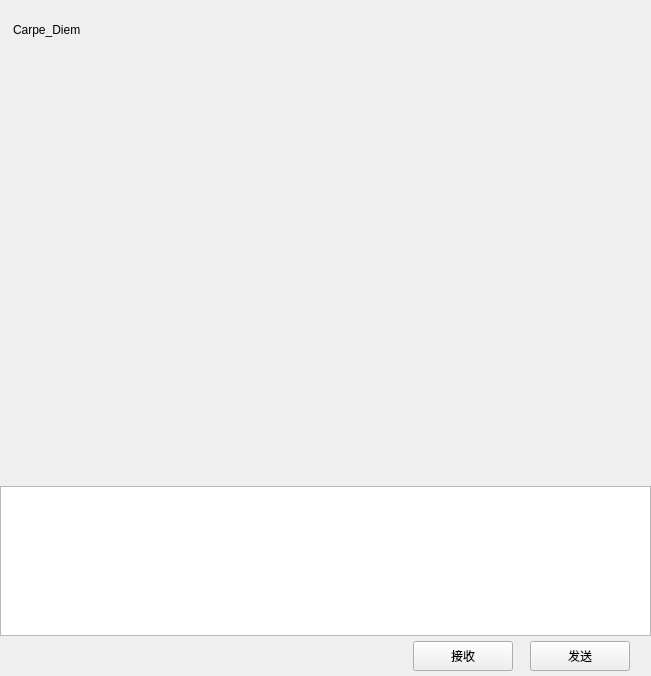
<?xml version="1.0" encoding="UTF-8"?>
<ui version="4.0">
 <class>ChatPage</class>
 <widget class="QWidget" name="ChatPage">
  <property name="geometry">
   <rect>
    <x>0</x>
    <y>0</y>
    <width>651</width>
    <height>676</height>
   </rect>
  </property>
  <property name="windowTitle">
   <string>Form</string>
  </property>
  <layout class="QVBoxLayout" name="verticalLayout">
   <property name="spacing">
    <number>0</number>
   </property>
   <property name="leftMargin">
    <number>0</number>
   </property>
   <property name="topMargin">
    <number>0</number>
   </property>
   <property name="rightMargin">
    <number>0</number>
   </property>
   <property name="bottomMargin">
    <number>0</number>
   </property>
   <item>
    <widget class="QWidget" name="chat_data_wid" native="true">
     <layout class="QVBoxLayout" name="verticalLayout_4">
      <property name="spacing">
       <number>0</number>
      </property>
      <property name="leftMargin">
       <number>0</number>
      </property>
      <property name="topMargin">
       <number>0</number>
      </property>
      <property name="rightMargin">
       <number>0</number>
      </property>
      <property name="bottomMargin">
       <number>0</number>
      </property>
      <item>
       <widget class="QWidget" name="title_wid" native="true">
        <property name="minimumSize">
         <size>
          <width>0</width>
          <height>60</height>
         </size>
        </property>
        <property name="maximumSize">
         <size>
          <width>16777215</width>
          <height>60</height>
         </size>
        </property>
        <layout class="QVBoxLayout" name="verticalLayout_5">
         <property name="spacing">
          <number>7</number>
         </property>
         <property name="leftMargin">
          <number>11</number>
         </property>
         <property name="topMargin">
          <number>2</number>
         </property>
         <property name="rightMargin">
          <number>2</number>
         </property>
         <property name="bottomMargin">
          <number>2</number>
         </property>
         <item>
          <widget class="QWidget" name="widget_2" native="true">
           <layout class="QHBoxLayout" name="horizontalLayout_3">
            <property name="spacing">
             <number>7</number>
            </property>
            <property name="leftMargin">
             <number>2</number>
            </property>
            <property name="topMargin">
             <number>2</number>
            </property>
            <property name="rightMargin">
             <number>2</number>
            </property>
            <property name="bottomMargin">
             <number>2</number>
            </property>
            <item>
             <widget class="QLabel" name="title_lb">
              <property name="text">
               <string>Carpe_Diem</string>
              </property>
             </widget>
            </item>
           </layout>
          </widget>
         </item>
        </layout>
       </widget>
      </item>
      <item>
       <widget class="ChatView" name="chat_data_list" native="true"/>
      </item>
      <item>
       <widget class="QWidget" name="tool_wid" native="true">
        <property name="minimumSize">
         <size>
          <width>0</width>
          <height>40</height>
         </size>
        </property>
        <property name="maximumSize">
         <size>
          <width>16777215</width>
          <height>40</height>
         </size>
        </property>
        <layout class="QHBoxLayout" name="horizontalLayout_4">
         <property name="spacing">
          <number>7</number>
         </property>
         <property name="leftMargin">
          <number>2</number>
         </property>
         <property name="topMargin">
          <number>2</number>
         </property>
         <property name="rightMargin">
          <number>2</number>
         </property>
         <property name="bottomMargin">
          <number>2</number>
         </property>
         <item>
          <spacer name="horizontalSpacer_3">
           <property name="orientation">
            <enum>Qt::Orientation::Horizontal</enum>
           </property>
           <property name="sizeType">
            <enum>QSizePolicy::Policy::Fixed</enum>
           </property>
           <property name="sizeHint" stdset="0">
            <size>
             <width>5</width>
             <height>20</height>
            </size>
           </property>
          </spacer>
         </item>
         <item>
          <widget class="ClickedLabel" name="emo_lb">
           <property name="minimumSize">
            <size>
             <width>25</width>
             <height>25</height>
            </size>
           </property>
           <property name="maximumSize">
            <size>
             <width>25</width>
             <height>25</height>
            </size>
           </property>
           <property name="text">
            <string/>
           </property>
          </widget>
         </item>
         <item>
          <spacer name="horizontalSpacer_2">
           <property name="orientation">
            <enum>Qt::Orientation::Horizontal</enum>
           </property>
           <property name="sizeType">
            <enum>QSizePolicy::Policy::Fixed</enum>
           </property>
           <property name="sizeHint" stdset="0">
            <size>
             <width>5</width>
             <height>20</height>
            </size>
           </property>
          </spacer>
         </item>
         <item>
          <widget class="ClickedLabel" name="file_lb">
           <property name="minimumSize">
            <size>
             <width>25</width>
             <height>25</height>
            </size>
           </property>
           <property name="maximumSize">
            <size>
             <width>25</width>
             <height>25</height>
            </size>
           </property>
           <property name="text">
            <string/>
           </property>
          </widget>
         </item>
         <item>
          <spacer name="horizontalSpacer_4">
           <property name="orientation">
            <enum>Qt::Orientation::Horizontal</enum>
           </property>
           <property name="sizeHint" stdset="0">
            <size>
             <width>40</width>
             <height>20</height>
            </size>
           </property>
          </spacer>
         </item>
        </layout>
       </widget>
      </item>
      <item>
       <widget class="QTextEdit" name="chatEdit">
        <property name="minimumSize">
         <size>
          <width>0</width>
          <height>150</height>
         </size>
        </property>
        <property name="maximumSize">
         <size>
          <width>16777215</width>
          <height>150</height>
         </size>
        </property>
       </widget>
      </item>
      <item>
       <widget class="QWidget" name="send_wid" native="true">
        <property name="minimumSize">
         <size>
          <width>0</width>
          <height>40</height>
         </size>
        </property>
        <property name="maximumSize">
         <size>
          <width>16777215</width>
          <height>40</height>
         </size>
        </property>
        <layout class="QHBoxLayout" name="horizontalLayout_5">
         <property name="spacing">
          <number>7</number>
         </property>
         <property name="leftMargin">
          <number>11</number>
         </property>
         <property name="topMargin">
          <number>2</number>
         </property>
         <property name="rightMargin">
          <number>11</number>
         </property>
         <property name="bottomMargin">
          <number>2</number>
         </property>
         <item>
          <spacer name="horizontalSpacer_5">
           <property name="orientation">
            <enum>Qt::Orientation::Horizontal</enum>
           </property>
           <property name="sizeHint" stdset="0">
            <size>
             <width>40</width>
             <height>20</height>
            </size>
           </property>
          </spacer>
         </item>
         <item>
          <widget class="ClickedBtn" name="receive_btn">
           <property name="minimumSize">
            <size>
             <width>100</width>
             <height>30</height>
            </size>
           </property>
           <property name="maximumSize">
            <size>
             <width>100</width>
             <height>30</height>
            </size>
           </property>
           <property name="text">
            <string>接收</string>
           </property>
          </widget>
         </item>
         <item>
          <spacer name="horizontalSpacer_6">
           <property name="orientation">
            <enum>Qt::Orientation::Horizontal</enum>
           </property>
           <property name="sizeType">
            <enum>QSizePolicy::Policy::Fixed</enum>
           </property>
           <property name="sizeHint" stdset="0">
            <size>
             <width>10</width>
             <height>20</height>
            </size>
           </property>
          </spacer>
         </item>
         <item>
          <widget class="ClickedBtn" name="send_btn">
           <property name="minimumSize">
            <size>
             <width>100</width>
             <height>30</height>
            </size>
           </property>
           <property name="maximumSize">
            <size>
             <width>100</width>
             <height>30</height>
            </size>
           </property>
           <property name="text">
            <string>发送</string>
           </property>
          </widget>
         </item>
         <item>
          <spacer name="horizontalSpacer_7">
           <property name="orientation">
            <enum>Qt::Orientation::Horizontal</enum>
           </property>
           <property name="sizeType">
            <enum>QSizePolicy::Policy::Fixed</enum>
           </property>
           <property name="sizeHint" stdset="0">
            <size>
             <width>10</width>
             <height>20</height>
            </size>
           </property>
          </spacer>
         </item>
        </layout>
       </widget>
      </item>
     </layout>
    </widget>
   </item>
  </layout>
 </widget>
 <customwidgets>
  <customwidget>
   <class>ClickedBtn</class>
   <extends>QPushButton</extends>
   <header location="global">clickedbtn.h</header>
  </customwidget>
  <customwidget>
   <class>ClickedLabel</class>
   <extends>QLabel</extends>
   <header>clickedlabel.h</header>
  </customwidget>
  <customwidget>
   <class>ChatView</class>
   <extends>QWidget</extends>
   <header>chatview.h</header>
   <container>1</container>
  </customwidget>
 </customwidgets>
 <resources/>
 <connections/>
</ui>
